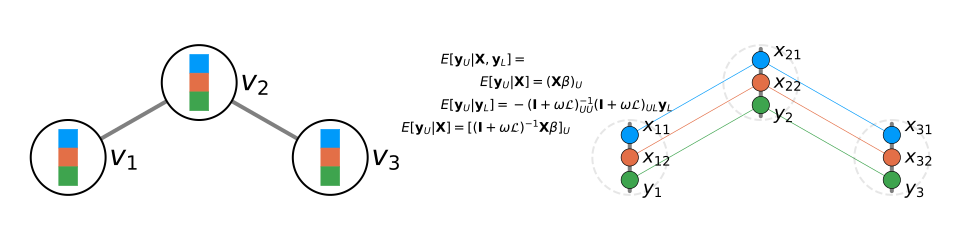

Recreate this plot in Julia.
using Plots; pyplot();
using LaTeXStrings;

circleShape(x, y, r) = (θ = LinRange(0, 2π, 500); Shape(x .+ r*sin.(θ), y .+ r*cos.(θ)));
squareShape(x, y, s) = Shape(x .+ [0.0,0.5,0.5,-0.5,-0.5,0.0]*s, y .+ [-0.5,-0.5,0.5,0.5,-0.5,-0.5]*s);

rr, ss, sn, dd, tt = 1.00, 0.50, 0.23, 0.50, 0.60;

b1, b2 = [0.00, 0.00], [15.00, 0.00];

x1, x2, x3 = [-3.50, -2.00],    [ 0.00,  0.00],    [ 3.50, -2.00];
d1, d2, d3 = [ 0.00,  1.00]*dd, [ 0.00,  0.00]*dd, [ 0.00, -1.00]*dd;
t1, t2, t3 = [ 0.00,  1.00]*tt, [ 0.00,  0.00]*tt, [ 0.00, -1.00]*tt;

dsp1 = [ 1.50, 0.00]
dsp2 = [ 0.00, 0.00]
dsp3 = [ 0.35, 0.00]

h = plot(size=(1000, 250), framestyle=:none);

#----------------------------------------------------------------------
# attribute graph
#----------------------------------------------------------------------
plot!(h, collect.(zip(b1 .+ x1, b1 .+ x2))..., linewidth=3.0, color=:gray);
plot!(h, collect.(zip(b1 .+ x2, b1 .+ x3))..., linewidth=3.0, color=:gray);
#
plot!(h, circleShape((b1 .+ x1)..., rr), seriestype=[:shape], linewidth=1.5, color=:white, linecolor=:black, linealpha=1.0, legend=false, fillalpha=1.0, aspect_ratio=1.0); annotate!(h, (b1 .+ x1 .+ dsp1)..., text(L"v_{1}", :black, :center, 21));
plot!(h, circleShape((b1 .+ x2)..., rr), seriestype=[:shape], linewidth=1.5, color=:white, linecolor=:black, linealpha=1.0, legend=false, fillalpha=1.0, aspect_ratio=1.0); annotate!(h, (b1 .+ x2 .+ dsp1)..., text(L"v_{2}", :black, :center, 21));
plot!(h, circleShape((b1 .+ x3)..., rr), seriestype=[:shape], linewidth=1.5, color=:white, linecolor=:black, linealpha=1.0, legend=false, fillalpha=1.0, aspect_ratio=1.0); annotate!(h, (b1 .+ x3 .+ dsp1)..., text(L"v_{3}", :black, :center, 21));
#
plot!(h, squareShape((b1 .+ x1 .+ d1)..., ss), seriestype=[:shape], linewidth=0.5, color=1, linecolor=1, legend=false, fillalpha=1.0, aspect_ratio=1.0);
plot!(h, squareShape((b1 .+ x2 .+ d1)..., ss), seriestype=[:shape], linewidth=0.5, color=1, linecolor=1, legend=false, fillalpha=1.0, aspect_ratio=1.0);
plot!(h, squareShape((b1 .+ x3 .+ d1)..., ss), seriestype=[:shape], linewidth=0.5, color=1, linecolor=1, legend=false, fillalpha=1.0, aspect_ratio=1.0);
#
plot!(h, squareShape((b1 .+ x1 .+ d2)..., ss), seriestype=[:shape], linewidth=0.5, color=2, linecolor=2, legend=false, fillalpha=1.0, aspect_ratio=1.0);
plot!(h, squareShape((b1 .+ x2 .+ d2)..., ss), seriestype=[:shape], linewidth=0.5, color=2, linecolor=2, legend=false, fillalpha=1.0, aspect_ratio=1.0);
plot!(h, squareShape((b1 .+ x3 .+ d2)..., ss), seriestype=[:shape], linewidth=0.5, color=2, linecolor=2, legend=false, fillalpha=1.0, aspect_ratio=1.0);
#
plot!(h, squareShape((b1 .+ x1 .+ d3)..., ss), seriestype=[:shape], linewidth=0.5, color=3, linecolor=3, legend=false, fillalpha=1.0, aspect_ratio=1.0);
plot!(h, squareShape((b1 .+ x2 .+ d3)..., ss), seriestype=[:shape], linewidth=0.5, color=3, linecolor=3, legend=false, fillalpha=1.0, aspect_ratio=1.0);
plot!(h, squareShape((b1 .+ x3 .+ d3)..., ss), seriestype=[:shape], linewidth=0.5, color=3, linecolor=3, legend=false, fillalpha=1.0, aspect_ratio=1.0);
#----------------------------------------------------------------------

#----------------------------------------------------------------------
# graphical model
#----------------------------------------------------------------------
plot!(h, collect.(zip(b2 .+ x1 .+ t1 * 1.5, b2 .+ x1 .+ t3 * 1.5))..., linewidth=3.0, color=:gray);
plot!(h, collect.(zip(b2 .+ x2 .+ t1 * 1.5, b2 .+ x2 .+ t3 * 1.5))..., linewidth=3.0, color=:gray);
plot!(h, collect.(zip(b2 .+ x3 .+ t1 * 1.5, b2 .+ x3 .+ t3 * 1.5))..., linewidth=3.0, color=:gray);
#
plot!(h, collect.(zip(b2 .+ x1 .+ t1, b2 .+ x2 .+ t1))..., linewidth=0.5, color=1);
plot!(h, collect.(zip(b2 .+ x1 .+ t2, b2 .+ x2 .+ t2))..., linewidth=0.5, color=2);
plot!(h, collect.(zip(b2 .+ x1 .+ t3, b2 .+ x2 .+ t3))..., linewidth=0.5, color=3);
#
plot!(h, collect.(zip(b2 .+ x2 .+ t1, b2 .+ x3 .+ t1))..., linewidth=0.5, color=1);
plot!(h, collect.(zip(b2 .+ x2 .+ t2, b2 .+ x3 .+ t2))..., linewidth=0.5, color=2);
plot!(h, collect.(zip(b2 .+ x2 .+ t3, b2 .+ x3 .+ t3))..., linewidth=0.5, color=3);
#
plot!(h, circleShape((b2 .+ x1)..., rr), seriestype=[:shape], linewidth=1.5, color=:white, linestyle=:dash, linecolor=:black, linealpha=0.1, legend=false, fillalpha=0.0, aspect_ratio=1.0);
plot!(h, circleShape((b2 .+ x2)..., rr), seriestype=[:shape], linewidth=1.5, color=:white, linestyle=:dash, linecolor=:black, linealpha=0.1, legend=false, fillalpha=0.0, aspect_ratio=1.0);
plot!(h, circleShape((b2 .+ x3)..., rr), seriestype=[:shape], linewidth=1.5, color=:white, linestyle=:dash, linecolor=:black, linealpha=0.1, legend=false, fillalpha=0.0, aspect_ratio=1.0);
#
plot!(h, circleShape((b2 .+ x1 .+ t1)..., sn), seriestype=[:shape], linewidth=0.5, color=1, linecolor=:black, legend=false, fillalpha=1.0, aspect_ratio=1.0); annotate!(h, (b2 .+ x1 .+ 1.4 * t1 .+ dsp3)..., text(L"x_{11}", :black, :left, 14));
plot!(h, circleShape((b2 .+ x2 .+ t1)..., sn), seriestype=[:shape], linewidth=0.5, color=1, linecolor=:black, legend=false, fillalpha=1.0, aspect_ratio=1.0); annotate!(h, (b2 .+ x2 .+ 1.4 * t1 .+ dsp3)..., text(L"x_{21}", :black, :left, 14));
plot!(h, circleShape((b2 .+ x3 .+ t1)..., sn), seriestype=[:shape], linewidth=0.5, color=1, linecolor=:black, legend=false, fillalpha=1.0, aspect_ratio=1.0); annotate!(h, (b2 .+ x3 .+ 1.4 * t1 .+ dsp3)..., text(L"x_{31}", :black, :left, 14));
#
plot!(h, circleShape((b2 .+ x1 .+ t2)..., sn), seriestype=[:shape], linewidth=0.5, color=2, linecolor=:black, legend=false, fillalpha=1.0, aspect_ratio=1.0); annotate!(h, (b2 .+ x1 .+ 1.0 * t2 .+ dsp3)..., text(L"x_{12}", :black, :left, 14));
plot!(h, circleShape((b2 .+ x2 .+ t2)..., sn), seriestype=[:shape], linewidth=0.5, color=2, linecolor=:black, legend=false, fillalpha=1.0, aspect_ratio=1.0); annotate!(h, (b2 .+ x2 .+ 1.0 * t2 .+ dsp3)..., text(L"x_{22}", :black, :left, 14));
plot!(h, circleShape((b2 .+ x3 .+ t2)..., sn), seriestype=[:shape], linewidth=0.5, color=2, linecolor=:black, legend=false, fillalpha=1.0, aspect_ratio=1.0); annotate!(h, (b2 .+ x3 .+ 1.0 * t2 .+ dsp3)..., text(L"x_{32}", :black, :left, 14));
#
plot!(h, circleShape((b2 .+ x1 .+ t3)..., sn), seriestype=[:shape], linewidth=0.5, color=3, linecolor=:black, legend=false, fillalpha=1.0, aspect_ratio=1.0); annotate!(h, (b2 .+ x1 .+ 1.4 * t3 .+ dsp3)..., text(L"y_{1}",  :black, :left, 14));
plot!(h, circleShape((b2 .+ x2 .+ t3)..., sn), seriestype=[:shape], linewidth=0.5, color=3, linecolor=:black, legend=false, fillalpha=1.0, aspect_ratio=1.0); annotate!(h, (b2 .+ x2 .+ 1.4 * t3 .+ dsp3)..., text(L"y_{2}",  :black, :left, 14));
plot!(h, circleShape((b2 .+ x3 .+ t3)..., sn), seriestype=[:shape], linewidth=0.5, color=3, linecolor=:black, legend=false, fillalpha=1.0, aspect_ratio=1.0); annotate!(h, (b2 .+ x3 .+ 1.4 * t3 .+ dsp3)..., text(L"y_{3}",  :black, :left, 14));
#----------------------------------------------------------------------

annotate!(h, ((b1 .+ b2) / 2.0 .+ x2*0.0)..., text(L"E[\mathbf{y}_{U}|\mathbf{X}] = \mathbf{X}_{U} \beta, \beta = (\mathbf{X}_{L}^{\rm T} \mathbf{X}_{L})^{-1} \mathbf{X}_{L}^{\rm T} \mathbf{y}_{L}", :black, :left, 10))
annotate!(h, ((b1 .+ b2) / 2.0 .+ x1*0.3)..., text(L"E[\mathbf{y}_{U}|\mathbf{y}_{L}] = -(\mathbf{I} + \omega \mathcal{L})_{UU}^{-1} (\mathbf{I} + \omega \mathcal{L})_{UL} \mathbf{y}_{L}", :black, :left, 10))
annotate!(h, ((b1 .+ b2) / 2.0 .+ x1*0.6)..., text(L"E[\mathbf{y}_{U}|\mathbf{X}] = [(\mathbf{I} + \omega \mathcal{L})^{-1} \mathbf{X} \beta]_{U}", :black, :left, 10))
annotate!(h, ((b1 .+ b2) / 2.0 .- x3*0.3)..., text(L"E[\mathbf{y}_{U}|\mathbf{X}, \mathbf{y}_{L}] =", :black, :left, 10))

savefig(h, "graphical_model.svg");
